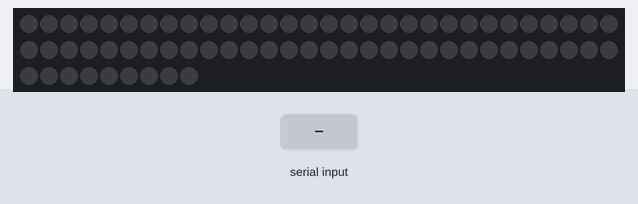
A sketch run on a simulated ESP32. On the bench: 69 RGB LEDs in strip order, left to right, continuing on the next row. Inputs (shaded band) come from the test bench. Dim RGB values are drawn brighter than linear; WiFi joins after 1.5 s; servers stay silent unless stated; no MQTT or app messages arrive unless stated; what the sketch prints to the serial monitor is not drawn.

Above: at 3.7 s.
3.8 s: "fill\n" received over Serial
At 3.91 s:
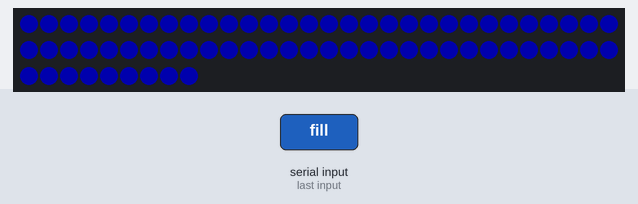
5.9 s: "abort\n" received over Serial
At 6.1 s:
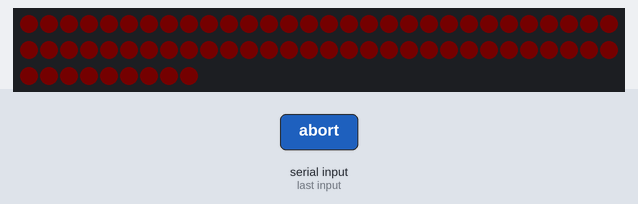
Timing chart, 0 to 8.9 s (numbered marks = the images above; inputs shaded):
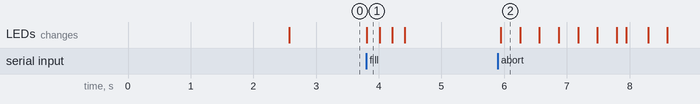

The sketch:

switchboxLED.ino
```cpp
#include <Arduino.h>
#include <string>
#include <WiFi.h>
#include <PubSubClient.h>

#include <Adafruit_NeoPixel.h>

// LED Configuration
#define LED_PIN   21
#define LED_COUNT 69
#define BRIGHTNESS 0.2 * 255 // Set BRIGHTNESS to about 1/5 (max = 255)

// Declare NeoPixel strip object:
Adafruit_NeoPixel strip(LED_COUNT, LED_PIN, NEO_GRBW + NEO_KHZ800);

unsigned long long delay_time = 250;
unsigned long long last_time = 0;

// Replace the next variables with your SSID/Password combination
const char* ssid = "GreenGuppy";
const char* password = "lebron123";
// Add your MQTT Broker IP address, example:
const char* mqtt_server = "172.20.10.10";
// run `ipconfig getifaddr en0` in your macbook terminal
const char* SWITCHBOX_TOPIC = "switchbox/commands";

WiFiClient espClient;
PubSubClient client(espClient);

const int STATE_LENGTH = 10;
int state[STATE_LENGTH] = {0,0,0,0,0,0,0,0,0,0};
int prevState[STATE_LENGTH] = {0,0,0,0,0,0,0,0,0,0};

void setup_wifi() {
    delay(10);
    // We start by connecting to a WiFi network
    Serial.println();
    Serial.print("Connecting to ");
    Serial.println(ssid);

    WiFi.mode(WIFI_STA);
    WiFi.begin(ssid, password);

    while (WiFi.status() != WL_CONNECTED) {
      delay(500);
      Serial.println("still connecting...");
    }

    Serial.println("");
    Serial.println("WiFi connected");
    Serial.println("IP address: ");
    Serial.println(WiFi.localIP());
}

void connect_client() {
  while (!client.connected()) {
    if (client.connect("ESP32")) {
        Serial.println("Reconnected to MQTT broker");
    } else {
        Serial.println("Failed to reconnect to MQTT broker");
        delay(5000);  // Wait before retrying
    }
  }

}

void setup() {
  Serial.begin(115200);
  delay(1000);

  //wifi code
  WiFi.mode(WIFI_STA);
  WiFi.begin(ssid, password);
  setup_wifi();

  // connect to MQTT server
  client.setServer(mqtt_server, 1883);
  connect_client();

  Serial.println("Wifi Setup Complete");

  // Initialize LED strip
  strip.begin();
  strip.show();
  strip.setBrightness(BRIGHTNESS);

  Serial.println("LED Setup Complete");

  last_time = millis();
}

void executeCommand(String command) {
    // Convert to lowercase for case-insensitive comparison
    command.toLowerCase();
    if(command == "fill") {
      if(state[0] == 0) {
        state[0] = 1;
      } else {
        state[0] = 0;
      }
    } else if (command == "siren") {
      if(state[2] == 0) {
        state[2] = 1;
      } else {
        state[2] = 0;
      }
    } else if (command == "dump") {
      if(state[3] == 0) {
        state[3] = 1;
      } else {
        state[3] = 0;
      }
    } else if (command == "vent") {
      if(state[4] == 0) {
        state[4] = 1;
      } else {
        state[4] = 0;
      }
    } else if (command == "mpv") { // previously purge
      if(state[5] == 0) {
        state[5] = 1;
      } else {
        state[5] = 0;
      }
    } else if (command == "qd") {
      if(state[6] == 0) {
        state[6] = 1;
      } else {
        state[6] = 0;
      }
    } else if (command == "ignite") { // previous command was MPV
      // NOTE: ASK ABOUT MISSING INDEX HERE
      if(state[8] == 0) {
        state[8] = 1;
      } else {
        state[8] = 0;
      }
    } else if (command == "abort") {
      if(state[9] == 0) {
        state[9] = 1;
      }
    }
    else {
      Serial.println("Unable to recognise invalid command");
    }
  }

void debugPrint(String values, int length1) {
    int length = length1 - 2;
    // print top of box
    for (int i = 0; i < length; i++) {
      Serial.print("+----------");
    }
    Serial.println("+");
    // print headers
    //String headers[] = {"AbortValve", "QD", "Vent", "Ignite", "Purge", "Fill", "Dump", "Heatpad", "MPV", "Siren"};
    String headers[] = {"AbortValve", "QD", "Vent", "MPV", "Fill", "Dump", "Ignite", "Siren"};
    for (int i = 0; i < length; ++i) {
      char buffer[12];
      sprintf(buffer, "%11s", headers[i]);
      Serial.print(buffer);
    }
    Serial.println();
    for (int i = 0; i < length; i++) {
      Serial.print("+----------");
    }
    Serial.println("+");
    // print individual received values
    for (int i = 1; i < length1 + 1; ++i) {
      if(i == 4 || i == 8) {
        continue;
      } else {
        char buffer[12];
//        sprintf(buffer, "%6c%5s", values[i], "");
        sprintf(buffer, "%6c%5s", values[i], "");
        // Print on bttom
        Serial.print(buffer);
      }
    }
    Serial.println();
    // print bottom of box
    for (int i = 0; i < length; i++) {
      Serial.print("+----------");
    }
    Serial.println("+");
  }

// Set all pixels to a certain color
void setAllPixels(uint32_t color) {
    for (int i = 0; i < LED_COUNT; i++) {
      strip.setPixelColor(i, color);
    }
}

void blinkColor(uint32_t color, uint8_t wait, int times) {

    for (int i = 0; i < times; i++) {
        // Turn on all LEDs
        setAllPixels(color);
        strip.show();
        delay(wait);
        // Turn off all LEDs
        setAllPixels(strip.Color(0, 0, 0, 0));
        strip.show();
        delay(wait);
    }
}

void pulseRed(uint8_t wait) {
    for(int j=0; j<256; j++) { // Ramp up from 0 to 255
      strip.fill(strip.Color(j, 0, 0));
      strip.show();
      delay(wait);
    }
    for(int j=255; j>=0; j--) { // Ramp down from 255 to 0
      strip.fill(strip.Color(j, 0, 0));
      strip.show();
      delay(wait);
    }
}

void loop() {
  // connect to server again if the connection was broken
  connect_client();

  // send a message to the controls box
  if((millis() - last_time) > delay_time)
  {
    String message;

    String AbortValve = String(state[9]);
    String Fill = String(state[0]);
    String Purge = String(state[5]); // skip
    String Dump = String(state[3]); //open at 0
    String Vent = String(state[4]); //open at 0
    String QD = String (state[6]);
    String Ignite = String(state[7]); // skip
    String MPV = String(state[8]);
    String Heatpad = String(state[1]); //skip
    String Siren = String(state[2]); // skip

    message = ('A' + AbortValve + QD + Vent + Ignite + Purge + Fill + Dump + Heatpad + MPV + Siren + 'Z');

    client.publish(SWITCHBOX_TOPIC, message.c_str());

    Serial.println("Sent:");
    Serial.println(message);

    debugPrint(message, STATE_LENGTH);

    last_time = millis();
  }


  // check for updates from user
  if (Serial.available() > 0) {
    String input = Serial.readStringUntil('\n');  // Read user input until newline
    input.trim();  // Trim leading/trailing whitespace
    executeCommand(input);
  }

  setAllPixels(strip.Color(0, 0, 0, 0));
  strip.show();

  // Abort valve
  if (state[9] == 1) {
    pulseRed(5);
    prevState[9] = state[9];
  }
  else {

    // Fill
    if (state[0] != prevState[0]) {
        if (state[0] == 1) {
        blinkColor(strip.Color(0, 0, 255), 200, 2); // Blue blink for Fill on
        } else {
        blinkColor(strip.Color(255, 255, 0), 200, 1); // Yellow blink for Fill off
        }
        prevState[0] = state[0];
    }

    // Dump valve
    if (state[3] != prevState[3]) {
        if (state[3] == 1) {
        blinkColor(strip.Color(0, 0, 255), 200, 2);
        } else {
        blinkColor(strip.Color(255, 255, 0), 200, 1);
        }
        prevState[3] = state[3];
    }

    // Vent valve
    if (state[4] != prevState[4]) {
        if (state[4] == 1) {
        blinkColor(strip.Color(0, 0, 255), 200, 2);
        } else {
        blinkColor(strip.Color(255, 255, 0), 200, 1);
        }
        prevState[4] = state[4];
    }

    // QD
    if (state[6] != prevState[6]) {
        if (state[6] == 1) {
        blinkColor(strip.Color(0, 0, 255), 200, 2);
        } else {
        blinkColor(strip.Color(255, 255, 0), 200, 1);
        }
        prevState[6] = state[6];
    }

    // Ignite
    if (state[7] != prevState[7]) {
        if (state[7] == 1) {
        blinkColor(strip.Color(0, 0, 255), 200, 2);
        } else {
        blinkColor(strip.Color(255, 255, 0), 200, 1);
        }
        prevState[7] = state[7];
    }


    // MPV
    if (state[8] != prevState[8]) {
        if (state[8] == 1) {
        blinkColor(strip.Color(0, 0, 255), 200, 2);
        } else {
        blinkColor(strip.Color(255, 255, 0), 200, 1);
        }
        prevState[8] = state[8];
    }
  }

}
```

Measured:
- after the input at 3.8 s, the LEDs: change at once (image 1)
- after the input at 5.9 s, the LEDs: change after 0.05 s (image 2)
